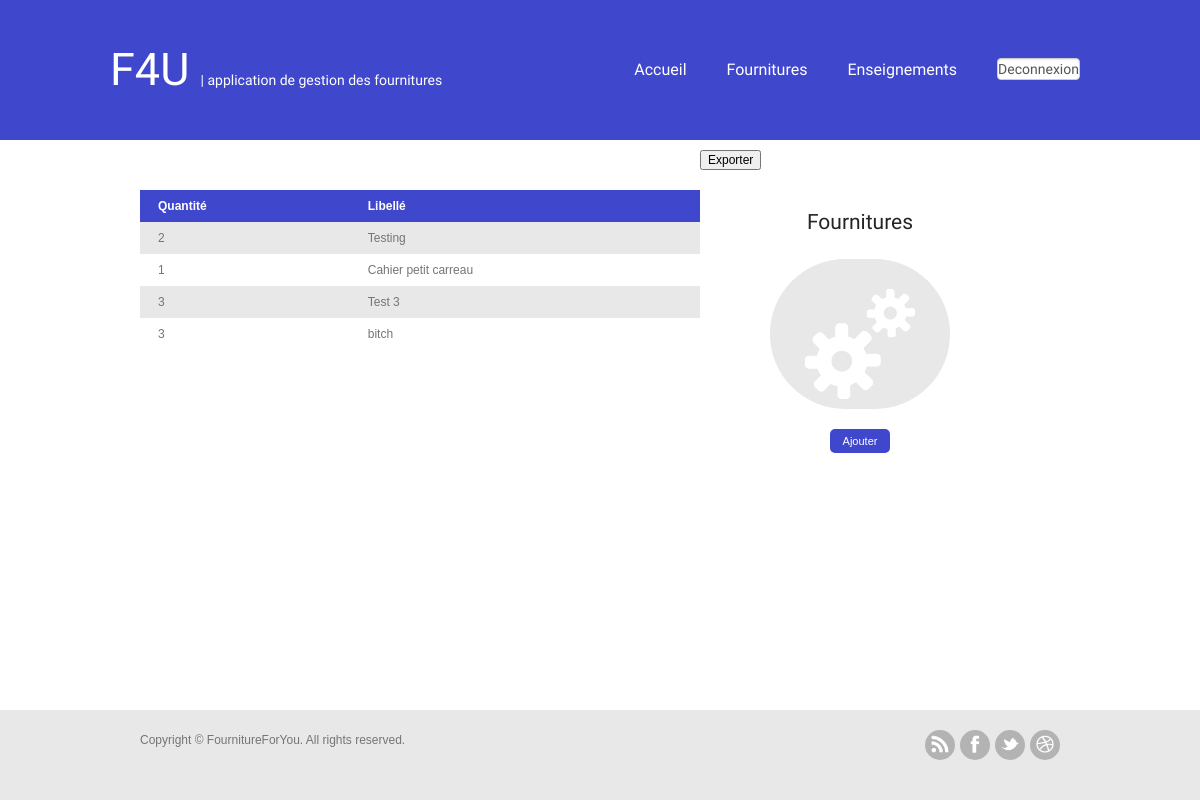
/supplies.php (signed in), run on an earlier commit of the app's database.
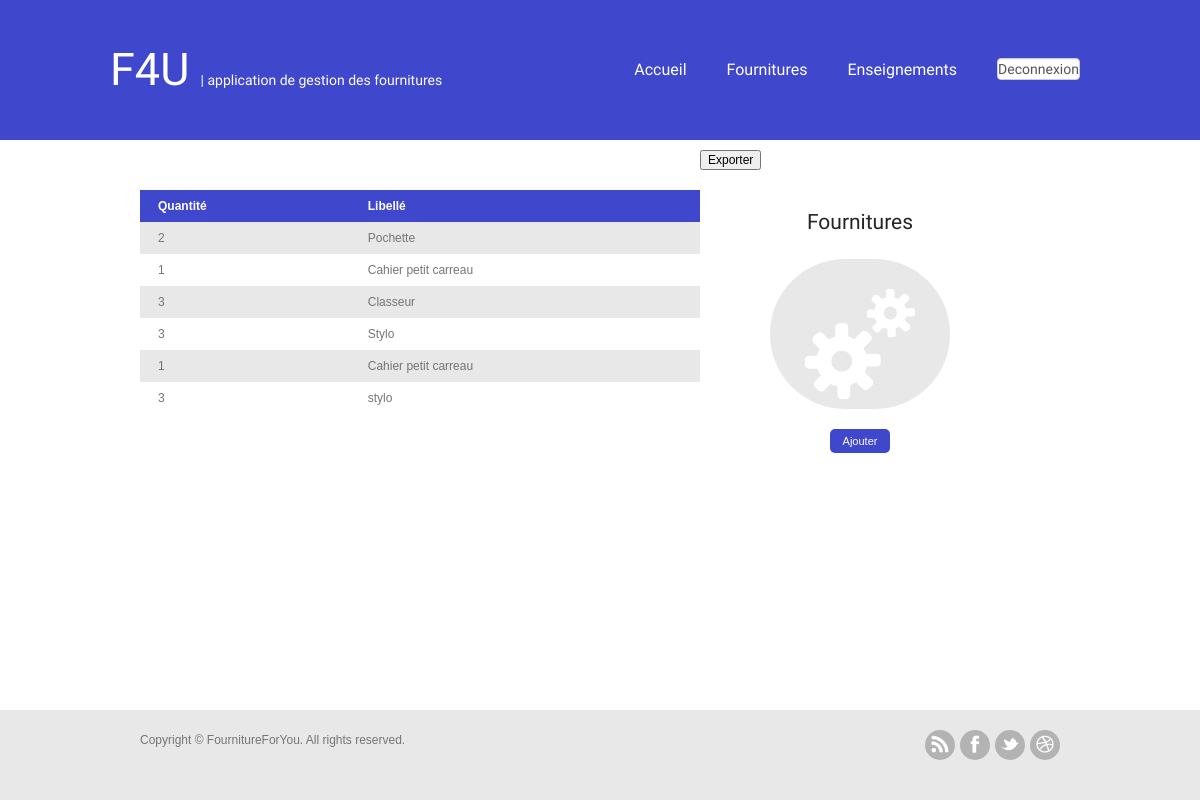
And on a later commit of the database.
### tables this page shows
CREATE TABLE IF NOT EXISTS `contenir` (
  `Quantite` int(11) NOT NULL,
  `id_Liste` int(11) NOT NULL DEFAULT '0',
  `id_Fourniture` int(11) NOT NULL,
  PRIMARY KEY (`id_Liste`,`id_Fourniture`),
  KEY `FK_CONTENIR_id_Fourniture` (`id_Fourniture`)
);

CREATE TABLE IF NOT EXISTS `fourniture` (
  `id_Fourniture` int(11) NOT NULL AUTO_INCREMENT,
  `Libelle` varchar(25) NOT NULL,
  PRIMARY KEY (`id_Fourniture`)
);

### include/fonction.inc (the view, shortened to what this page needs)
<?php
function suppliesTeacherList($bdd)
{
	$id_Prof = $_SESSION['id_Prof'];
	$display='';
	$query1= "SELECT id_Fourniture FROM choisir  WHERE id_Personne = ?";
	$query2= "SELECT Quantite FROM contenir  WHERE id_Fourniture = ?";
	$query3= "SELECT Libelle FROM fourniture  WHERE id_Fourniture = ?";
	$stmt = $bdd->prepare($query1);
	$stmt->bind_param("s",$val1);
	$val1 = $id_Prof;
	$stmt->execute();
	$result = $stmt -> get_result();
	$row = $result -> fetch_all();
	$display.='<table><thead><tr><th>Quantité</th><th>Libellé</th></tr></thead><tbody>';
	for($i = 0; $i < count($row); ++$i) {
		$id_Fourniture = $row[$i][0];
		$stmt = $bdd->prepare($query2);
		$stmt->bind_param("i",$val1);
		$val1 = $id_Fourniture;
		$stmt->execute();
		$result = $stmt -> get_result();
		while ($val = $result -> fetch_assoc())
			{
					$quantite = $val['Quantite'];
					$display.= "<tr>";
					$display.= "<td>$quantite</td>";
			}
			$stmt = $bdd->prepare($query3);
			$stmt->bind_param("i",$val1);
			$val1 = $id_Fourniture;
			$stmt->execute();
			$result = $stmt -> get_result();
			while ($val = $result -> fetch_assoc())
				{
						$libelle = $val['Libelle'];
						$display.= "<td>$libelle</td>";
				}
	}
	$display.= "</tr>\n";
	$display.= "</tbody></table>";
	echo $display;
}
?>

### supplies.php (shortened to what this page needs)
<?php
    $AppelInclude = './include/';
    require($AppelInclude . "fonction.inc");
    $bdd = connexionDB();
?>
  <div id="header">
  	<div class="header_content">
  	<div class="logo"><a href="index.html">F4U</a> <span>| application de gestion des fournitures</span></div>
    <?php
      require($AppelInclude . "menu.inc.php");
    ?>
    </div>
  </div>
<div id="wrap">
  <div class="main_content">
    <div class="section_two_three entry">
         <?php
         if($_SESSION['type']==1) {
           suppliesStudentList($bdd);
         }
         else if($_SESSION['type']==2) {
           suppliesTeacherList($bdd);
         }
         else if($_SESSION['type']==3) {
           suppliesAdminList($bdd);
         }
         ?>
    </div>
    <form action="include/exporter.php" method="post">
      <input type="submit" name="name" value="Exporter">
    </form>
    <div class="section_one_three sidebar">
        <h2 class="centered_title">Fournitures</h2>
        <div class="roundimg"><a href="#" title=""><img src="images/icon_services.png" alt="" title="" /></a></div>
        <p class="centered_text">
        </p>
        <?php
        if($_SESSION['type']==2) {
          echo '<a href="#oModal" class="more">Ajouter</a>';
        }
        ?>
    </div>
  </div>
</div>

### include/menu.inc.php (shortened to what this page needs)
<?php
  switch ($_SESSION['type']) {
    case 2:
        echo "<div class=\"menu\">";
          echo "<ul>";
            echo "<li><a href=\"main.php\">Accueil</a></li>";
            echo "<li><a href=\"supplies.php\">Fournitures</a></li>";
            echo "<li><a href=\"studies.php\">Enseignements</a></li>";
            require($AppelInclude . "loginForm.inc.php");
            echo "</ul>";
         echo "</div>";
        break;
  }
?>

### include/loginForm.inc.php (shortened to what this page needs)
<?php
  if(isset($_SESSION['login'])) {
  ?>
    <li><a href="include/deconnexion.php"><input value="Deconnexion" class="form-control" type="submit"/></a></li>
  <?php
  }
?>

### css/style.css (style rules this page uses)
body { font-family:Arial, Helvetica, sans-serif;padding:0;font-size:12px;margin:0 auto;color:#757575;background-color:#FFFFFF; }
p { padding:0;margin:0px;text-align:left;line-height:20px; }
a { color:#3f47cc; text-decoration:none; }
a img { border:none; }
a.more { border-radius:5px;-moz-border-radius:5px;-webkit-border-radius:5px;-khtml-border-radius:5px;background-color:#3f47cc; color:#fff; font-size:11px; padding:6px 6px; margin:auto; width:60px; display:block; text-align:center; }
h2 { font-weight: normal;color: #252525;font-size:21px;margin:0;padding:0 0 25px 0; }
h1, h2, h3, h4 { font-family: 'Source Sans Pro', sans-serif; }
#wrap { margin:auto;width:1000px;padding:0 0 40px 0; }
.main_content { clear:both; }
#header { width:100%; height:140px; background-color:#3f47cc; }
.header_content { width:1000px; margin:auto; line-height:140px; }
.logo { float:left;margin:0 0 0 10px; padding:0px;font-family: 'Source Sans Pro', sans-serif; font-size:45px; color:#505050; }
.logo a { color:#fff; }
.logo span { font-size:14px; color:#FFFFFF; }
.menu { float:right; padding:0 0 0 0; }
.menu ul { list-style:none; margin:0; padding:0px; }
.menu ul * { margin:0; padding:0; }
.menu ul li { float:left; padding:0 20px 0 20px; height:35px; }
.menu ul li a { font-family: 'Source Sans Pro', sans-serif;color:#fff; font-size:16px; }
.section_one_three { width:280px; float:left; padding:40px 0 0 40px; }
.section_two_three { width:600px; float:left; padding:40px 0 0 40px; }
.main_content img { max-width: 100%; display: block; }
.roundimg { width:180px;height:150px;display:block;border-radius:90px;-moz-border-radius:90px;-webkit-border-radius:90px;-khtml-border-radius:90px;margin:auto;background-color:#e8e8e8;text-align:center; padding:30px 0 0 0; }
.roundimg img { margin:auto; display:block; }
h2.centered_title { text-align:center; }
p.centered_text { padding:10px 20px; }
.entry { padding-bottom:20px; }
.sidebar h2 { clear:both; }
.footer { padding:20px 0 40px 0; margin:20px 0 0 0; clear:both; width:100%; background-color:#e8e8e8;position:absolute;bottom:0; }
.footer_content { margin:auto;width:1000px; }
.footer_left { float:left; padding:0 0 0 40px; }
.footer_right { float:right; padding:0 40px 0 0; }
ul.social_icons { margin:0px; padding:0px; list-style:none; }
ul.social_icons li { float:left; }
ul.social_icons li a { width:30px;height:30px;display:block;border-radius:15px;-moz-border-radius:15px;-webkit-border-radius:15px;-khtml-border-radius:15px;float:left;margin:0px 0 0px 5px;background-color:#b3b3b3;text-align:center; }
ul.social_icons li a img { width:60%; display:block; margin:5px auto; }
.form-control { padding: 6px 12px; font-size: 14px; line-height: 1.42857143; color: #555; background-color: #fff; background-image: none; border: 1px solid #ccc; border-radius: 4px; -webkit-box-shadow: inset 0 1px 1px rgba(0, 0, 0, .075); box-shadow: inset 0 1px 1px rgba(0, 0, 0, .075); -webkit-transition: border-color ease-in-out .15s, -webkit-box-shadow ease-in-out .15s; -o-transition: border-color ease-in-out .15s, box-shadow ease-in-out .15s; transition: border-color ease-in-out .15s, box-shadow ease-in-out .15s; }

### css/demo.css (style rules this page uses)
*, *:after, *:before { -webkit-box-sizing: border-box; -moz-box-sizing: border-box; box-sizing: border-box; }
body { font-family: 'Lato', Arial, sans-serif; color: #7c8d87; background: #f8f8f8; }
a { color: #f98740; text-decoration: none; }

### css/component.css (style rules this page uses)
table { border-collapse: collapse; margin-bottom: 3em; width: 100%; background: #fff; }
td, th { padding: 0.75em 1.5em; text-align: left; }
th { background-color: #3f47cc; font-weight: bold; color: #fff; white-space: nowrap; }
tbody tr:nth-child(2n-1) { background-color: #e8e8e8; transition: all .125s ease-in-out; }
tbody { height: 5em; overflow-x: hidden; overflow-y: auto; }

What changed in the data, as far as the page shows it:
changed fourniture: Libelle "Testing" → "Pochette"
changed fourniture: Libelle "Test 3" → "Classeur"
changed fourniture: Libelle "bitch" → "Stylo"
added contenir: Quantite "1"
added fourniture: Libelle "Cahier petit carreau"
added contenir: Quantite "3"
added fourniture: Libelle "stylo"
